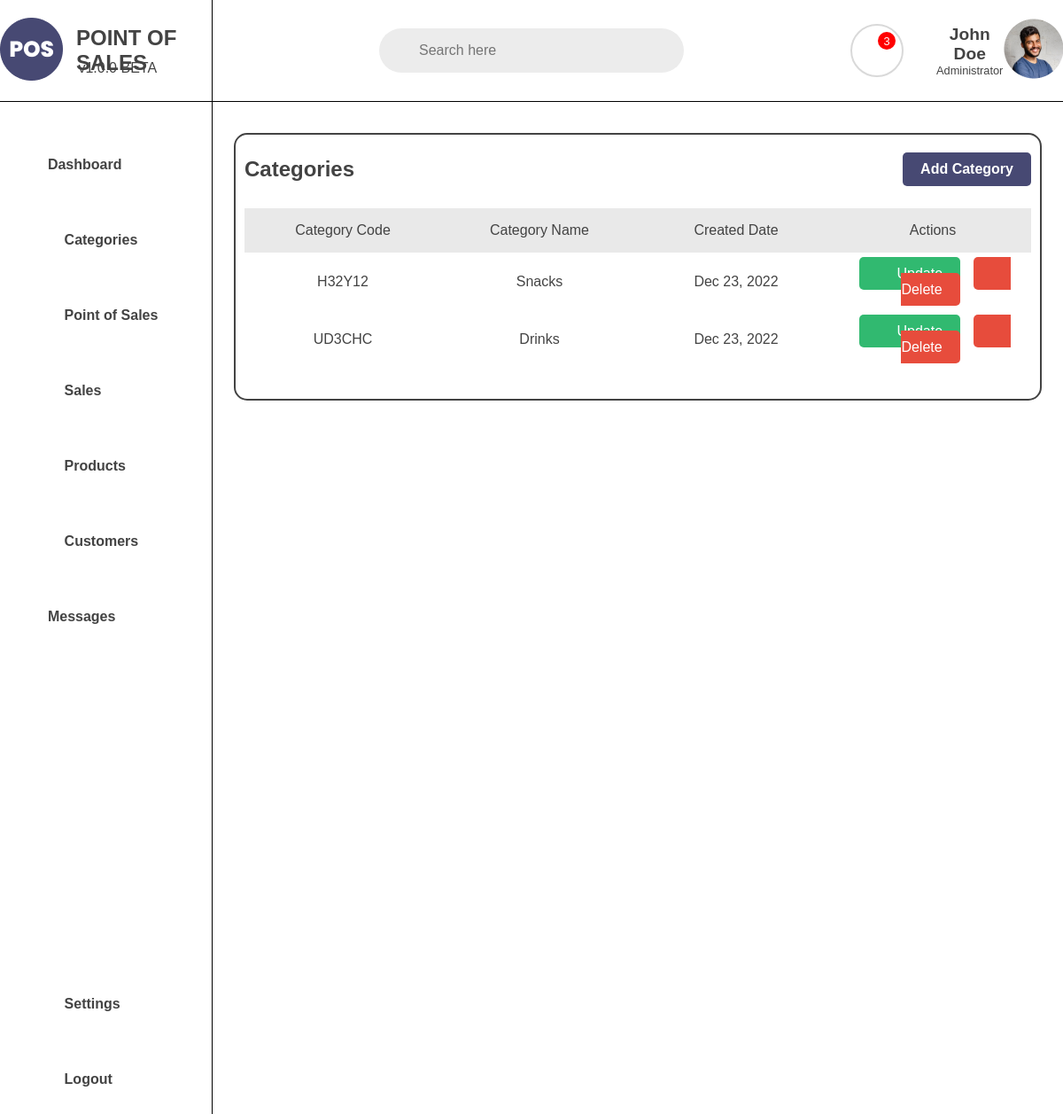
The app's page /mamgic-foodhub/categories/ with its own data.
### store/models.py (models this page shows, shortened)
class Category(models.Model):
    category_name = models.CharField(max_length=100)
    category_slug = models.SlugField(max_length=100, unique=True, null=True, blank=True)
    category_code = models.CharField(max_length=6, unique=True, null=True, blank=True)
    category_description = models.TextField(max_length=1000, blank=True)
    category_store = models.ForeignKey(Store, on_delete=models.CASCADE)
    category_created = models.DateTimeField(blank=True,null=True)

### store/views.py (the view)
# urls.py: path('<slug:store_slug>/categories/', views.pos_categories, name='pos_categories'),
def pos_categories(request, store_slug):
    store = get_object_or_404(Store, store_slug=store_slug)
    category = Category.objects.filter(category_store=store)
    context = {
        'store': store,
        'category': category
    }
    return render(request, 'includes/pos/pos_includes/pos_categories.html', context)

### store/templates/includes/pos/pos_includes/pos_categories.html (shortened to what this page needs)
{% extends "includes/pos/base_templates/pos_base.html" %}
{% load static %}
{% block css %}
<link rel="stylesheet" href="{% static 'css/includes/pos_categories.css' %}">
{% endblock %}
{% block content %}
{% include "navbar.html" %}
<div class="pos-category-container">
    <div class="pos-category-header">
        <h1>Categories</h1>
        <div class="pos-add-ctg">
            <a href="{% url 'add_category' store_slug=store.store_slug %}">Add Category</a>
        </div>
    </div>
    <div class="pos-category-table">
        <table>
            <tr class="pos-ctg-tbl-header">
                <th>Category Code</th>
                <th>Category Name</th>
                <th>Created Date</th>
                <th>Actions</th>
            </tr>
            {% for ctg in category %}
            <tr class="pos-ctg-tbl-contents">
                <td>{{ctg.category_code}}</td>
                <td>{{ctg.category_name}}</td>
                <td>{{ctg.category_created | date:"M d, Y"}}</td>
                <td class="pos-ctg-tbl-btns">
                    <a href="{% url 'update_category' store_slug=store.store_slug pk=ctg.id %}"
                        class="pos-ctg-tbl-update"><i class="fa-solid fa-pen-to-square"></i>Update</a>
                    <a href="{% url 'delete_category' store_slug=store.store_slug pk=ctg.id %}"
                        class="pos-ctg-tbl-delete"><i class="fa-solid fa-trash"></i>Delete</a>
                </td>
            </tr>
            {% endfor %}
        </table>
    </div>
</div>
{% endblock %}

### store/static/css/includes/pos_categories.css (style rules this page uses)
.pos-category-container { width: 95%; border-radius: 15px; padding: 10px; margin-bottom: 10px; border: 2px solid #434343; margin: 35px auto; }
.pos-category-header { display: flex; justify-content: space-between; align-items: center; margin: 10px auto; }
.pos-category-header h1 { font-size: 1.5rem; font-weight: 600; color: #434343; }
.pos-add-ctg { background: #474973; color: #fff; padding: 10px 20px; border-radius: 5px; font-size: 1rem; font-weight: 600; cursor: pointer; transition: all .5s ease; }
.pos-add-ctg a { color: #fff; text-decoration: none; }
.pos-category-table { width: 100%; border-collapse: collapse; }
.pos-category-table table { width: 100%; border-collapse: collapse; margin: 25px auto; }
.pos-ctg-tbl-header { width: 100%; height: 50px; background: #E9E9E9; font-size: 1rem; }
.pos-ctg-tbl-header th { font-weight: 500; color: #434343; }
.pos-ctg-tbl-contents { width: 100%; height: 65px; background: #fff; font-size: 1rem; text-align: center; }
.pos-ctg-tbl-contents td { width: 25%; font-weight: 400; color: #434343; }
.pos-ctg-tbl-btns { width: 25%; margin: 0 auto; }
.pos-ctg-tbl-btns .pos-ctg-tbl-update { background: #31B970; color: #fff; padding: 10px 20px; border-radius: 5px; font-size: 1rem; font-weight: 400; cursor: pointer; transition: all .5s ease; margin: 0 5px; text-decoration: none; }
.pos-ctg-tbl-btns .pos-ctg-tbl-update i, .pos-ctg-tbl-btns .pos-ctg-tbl-delete i { margin-right: 10px; }
.pos-ctg-tbl-btns .pos-ctg-tbl-delete { background: #E74C3C; color: #fff; padding: 10px 20px; border-radius: 5px; font-size: 1rem; font-weight: 400; cursor: pointer; transition: all .5s ease; margin: 0 5px; text-decoration: none; }

### store/static/css/base.css (style rules this page uses)
* { margin: 0; padding: 0; box-sizing: border-box; font-family: 'Poppins', sans-serif; }
body { position: relative; }

### records on screen
Category: category_code "H32Y12", category_name "Snacks", category_created "Dec 23, 2022"
Category: category_code "UD3CHC", category_name "Drinks", category_created "Dec 23, 2022"
